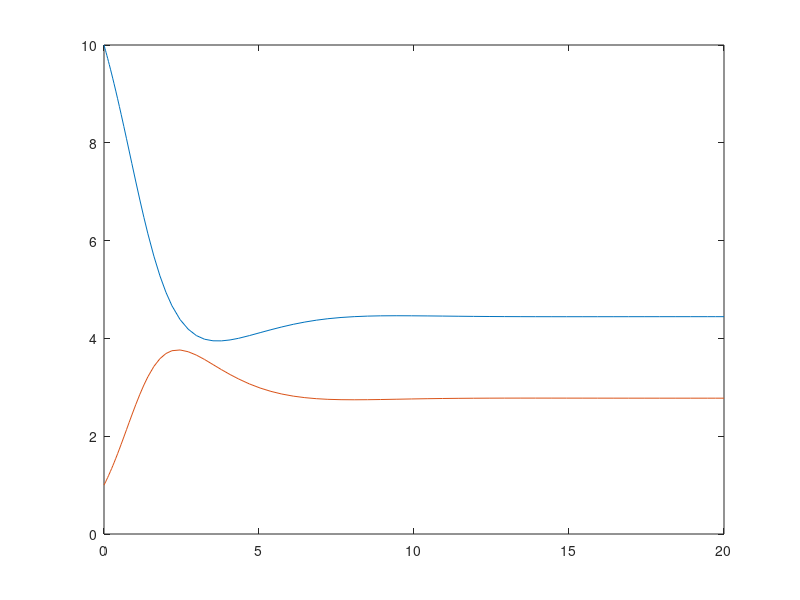

Here is the MATLAB script that generated this plot:
lambda = 5;
delta = 0.5;
b = 0.25;
a = 1;
epsilon = 0.1;

% x(1) = target cells (T)
% x(2) = infected cells (I)

g = @(t,x) [lambda - delta*x(1) - (1-epsilon)*b*x(2)*x(1); (1-epsilon)*b*x(2)*x(1) - a*x(2) ];
    [t,xa] = ode45(g,[0 20],[lambda/delta 1]);

    
plot(t,xa(:,1), t, xa(:,2))